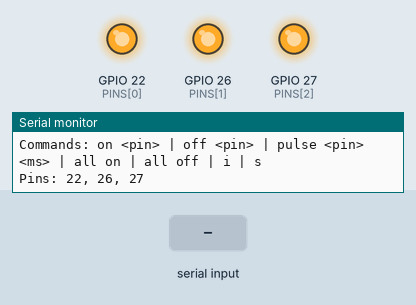
Bench run of a sketch on a simulated ESP32. On the bench: output pins drawn as LEDs (lit = HIGH), the last lines printed to the serial monitor. The test bench sets the inputs (shaded band).

Above: at 1.2 s.
1.3 s: "all on\n" received over Serial
At 2.5 s:
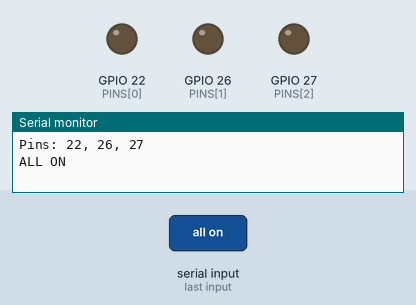
2.8 s: "i 1\n" received over Serial
4.3 s: "on 1\n" received over Serial
Timing chart, 0 to 7.3 s (numbered marks = the images above; inputs shaded):
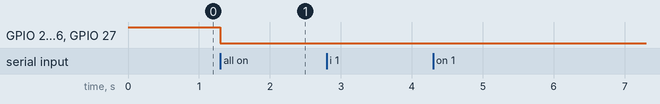

The sketch:

doorlock.ino
```cpp
// Serial control for D22, D26, D27 (Arduino Mega) @115200
// Most blue relay boards are active-LOW (LOW = ON). Flip ACTIVE_LOW if needed.

bool ACTIVE_LOW = true;   // send 'i' in Serial to toggle at runtime

const uint8_t PINS[] = {22, 26, 27};

inline void setOn(uint8_t p){ digitalWrite(p, ACTIVE_LOW ? LOW  : HIGH); }
inline void setOff(uint8_t p){ digitalWrite(p, ACTIVE_LOW ? HIGH : LOW ); }
inline bool isOn(uint8_t p){ return ACTIVE_LOW ? (digitalRead(p)==LOW) : (digitalRead(p)==HIGH); }

String line;

void setup(){
  Serial.begin(115200);
  for (uint8_t i=0;i<sizeof(PINS);i++){
    pinMode(PINS[i], OUTPUT);
    setOff(PINS[i]);
  }
  Serial.println(F("Commands: on <pin> | off <pin> | pulse <pin> <ms> | all on | all off | i | s"));
  Serial.println(F("Pins: 22, 26, 27"));
}

void loop(){
  while (Serial.available()){
    char c = Serial.read();
    if (c=='\r') continue;
    if (c=='\n'){ handle(line); line=""; }
    else line += c;
  }
}

bool validPin(int p){
  for (uint8_t i=0;i<sizeof(PINS);i++) if (PINS[i]==p) return true;
  return false;
}

void handle(const String& cmd){
  if (!cmd.length()) return;

  if (cmd=="all on"){
    for (uint8_t i=0;i<sizeof(PINS);i++) setOn(PINS[i]);
    Serial.println(F("ALL ON"));
    return;
  }
  if (cmd=="all off"){
    for (uint8_t i=0;i<sizeof(PINS);i++) setOff(PINS[i]);
    Serial.println(F("ALL OFF"));
    return;
  }
  if (cmd=="i"){
    ACTIVE_LOW = !ACTIVE_LOW;
    Serial.println(ACTIVE_LOW ? F("Polarity: LOW=ON") : F("Polarity: HIGH=ON"));
    // keep outputs consistent after flip
    for (uint8_t i=0;i<sizeof(PINS);i++) if (isOn(PINS[i])) setOn(PINS[i]); else setOff(PINS[i]);
    return;
  }
  if (cmd=="s"){
    Serial.print(F("Polarity=")); Serial.println(ACTIVE_LOW?F("LOW=ON"):F("HIGH=ON"));
    for (uint8_t i=0;i<sizeof(PINS);i++){
      Serial.print(F("D")); Serial.print(PINS[i]); Serial.print('=');
      Serial.println(isOn(PINS[i])?F("ON"):F("OFF"));
    }
    return;
  }

  // parse 2- or 3-part commands
  int sp1 = cmd.indexOf(' ');
  String op = (sp1==-1) ? cmd : cmd.substring(0, sp1);
  String rest = (sp1==-1) ? ""  : cmd.substring(sp1+1);

  if (op=="on" || op=="off"){
    int pin = rest.toInt();
    if (!validPin(pin)){ Serial.println(F("Bad pin. Use 22, 26, 27.")); return; }
    if (op=="on")  setOn(pin); else setOff(pin);
    Serial.print(F("D")); Serial.print(pin); Serial.print(F(" ")); Serial.println(op=="on"?F("ON"):F("OFF"));
    return;
  }

  if (op=="pulse"){
    int sp2 = rest.indexOf(' ');
    if (sp2==-1){ Serial.println(F("Usage: pulse <pin> <ms>")); return; }
    int pin = rest.substring(0, sp2).toInt();
    unsigned long ms = rest.substring(sp2+1).toInt();
    if (!validPin(pin)){ Serial.println(F("Bad pin. Use 22, 26, 27.")); return; }
    if (ms==0) ms = 1000;
    Serial.print(F("Pulse D")); Serial.print(pin); Serial.print(F(" ")); Serial.print(ms); Serial.println(F(" ms"));
    setOn(pin); delay(ms); setOff(pin);
    Serial.println(F("Done"));
    return;
  }

  Serial.println(F("Unknown cmd. Use: on/off <pin>, pulse <pin> <ms>, all on/off, i, s"));
}
```

Measured:
- after the input at 1.3 s, GPIO 22 (PINS[0]), GPIO 26 (PINS[1]), GPIO 27 (PINS[2]): HIGH → LOW at once
